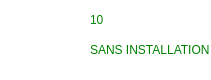
   <widget class="QFrame" name="frame_11">
    <property name="geometry">
     <rect>
      <x>430</x>
      <y>400</y>
      <width>211</width>
      <height>80</height>
     </rect>
    </property>
    <property name="styleSheet">
     <string notr="true">border-radius: 20px;
background: white;
box-shadow:  20px 20px 39px #bebebe,
             -20px -20px 39px #ffffff;</string>
    </property>
    <property name="frameShape">
     <enum>QFrame::StyledPanel</enum>
    </property>
    <property name="frameShadow">
     <enum>QFrame::Raised</enum>
    </property>
    <widget class="QLabel" name="label_21">
     <property name="geometry">
      <rect>
       <x>90</x>
       <y>40</y>
       <width>171</width>
       <height>20</height>
      </rect>
     </property>
     <property name="styleSheet">
      <string notr="true">font: 75 8pt &quot;Josefin Sans SemiBold&quot;;
color:green</string>
     </property>
     <property name="text">
      <string>SANS INSTALLATION</string>
     </property>
    </widget>
    <widget class="QLabel" name="label_44">
     <property name="geometry">
      <rect>
       <x>90</x>
       <y>10</y>
       <width>91</width>
       <height>20</height>
      </rect>
     </property>
     <property name="styleSheet">
      <string notr="true">font: 75 8pt &quot;Josefin Sans SemiBold&quot;;
color:green
</string>
     </property>
     <property name="text">
      <string>10</string>
     </property>
    </widget>
    <widget class="QLabel" name="label_19">
     <property name="geometry">
      <rect>
       <x>20</x>
       <y>0</y>
       <width>61</width>
       <height>81</height>
      </rect>
     </property>
     <property name="styleSheet">
      <string notr="true">image: url(:/newPrefix/375915-200.png);</string>
     </property>
     <property name="text">
      <string/>
     </property>
    </widget>
   </widget>
